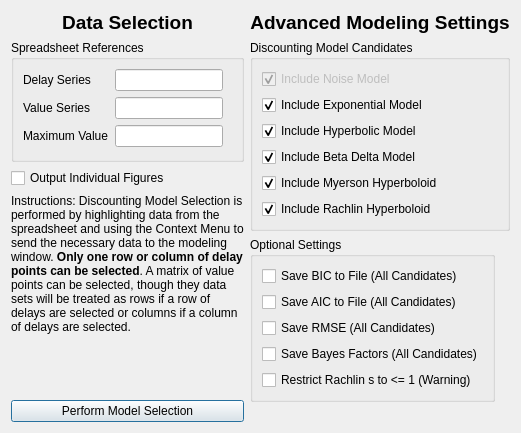
<?xml version="1.0" encoding="UTF-8"?>
<ui version="4.0">
 <class>ModelSelectionDialog</class>
 <widget class="QDialog" name="ModelSelectionDialog">
  <property name="geometry">
   <rect>
    <x>0</x>
    <y>0</y>
    <width>622</width>
    <height>432</height>
   </rect>
  </property>
  <property name="windowTitle">
   <string>Modeling Window</string>
  </property>
  <layout class="QHBoxLayout" name="horizontalLayout_2">
   <property name="sizeConstraint">
    <enum>QLayout::SetFixedSize</enum>
   </property>
   <item>
    <layout class="QHBoxLayout" name="horizontalLayout">
     <item>
      <layout class="QVBoxLayout" name="verticalLayout_3">
       <property name="sizeConstraint">
        <enum>QLayout::SetDefaultConstraint</enum>
       </property>
       <property name="leftMargin">
        <number>0</number>
       </property>
       <property name="rightMargin">
        <number>0</number>
       </property>
       <item alignment="Qt::AlignTop">
        <widget class="QLabel" name="TitleBasicSettings">
         <property name="sizePolicy">
          <sizepolicy hsizetype="Minimum" vsizetype="Fixed">
           <horstretch>0</horstretch>
           <verstretch>0</verstretch>
          </sizepolicy>
         </property>
         <property name="text">
          <string>&lt;html&gt;&lt;head/&gt;&lt;body&gt;&lt;p&gt;&lt;span style=&quot; font-size:14pt; font-weight:600;&quot;&gt;Data Selection&lt;/span&gt;&lt;/p&gt;&lt;/body&gt;&lt;/html&gt;</string>
         </property>
         <property name="alignment">
          <set>Qt::AlignCenter</set>
         </property>
         <property name="margin">
          <number>5</number>
         </property>
        </widget>
       </item>
       <item>
        <widget class="QGroupBox" name="groupBox_2">
         <property name="sizePolicy">
          <sizepolicy hsizetype="Preferred" vsizetype="Fixed">
           <horstretch>0</horstretch>
           <verstretch>0</verstretch>
          </sizepolicy>
         </property>
         <property name="title">
          <string>Spreadsheet References</string>
         </property>
         <layout class="QFormLayout" name="formLayout_3">
          <property name="sizeConstraint">
           <enum>QLayout::SetMinAndMaxSize</enum>
          </property>
          <property name="fieldGrowthPolicy">
           <enum>QFormLayout::FieldsStayAtSizeHint</enum>
          </property>
          <property name="verticalSpacing">
           <number>6</number>
          </property>
          <property name="bottomMargin">
           <number>12</number>
          </property>
          <item row="0" column="0">
           <widget class="QLabel" name="labelDelay">
            <property name="text">
             <string>Delay Series</string>
            </property>
           </widget>
          </item>
          <item row="0" column="1">
           <widget class="QLineEdit" name="lineEditDelays">
            <property name="enabled">
             <bool>true</bool>
            </property>
            <property name="readOnly">
             <bool>true</bool>
            </property>
            <property name="clearButtonEnabled">
             <bool>false</bool>
            </property>
           </widget>
          </item>
          <item row="1" column="0">
           <widget class="QLabel" name="labelValue">
            <property name="text">
             <string>Value Series</string>
            </property>
           </widget>
          </item>
          <item row="1" column="1">
           <widget class="QLineEdit" name="lineEditValues">
            <property name="enabled">
             <bool>true</bool>
            </property>
            <property name="readOnly">
             <bool>true</bool>
            </property>
            <property name="clearButtonEnabled">
             <bool>false</bool>
            </property>
           </widget>
          </item>
          <item row="2" column="0">
           <widget class="QLabel" name="labelValue_2">
            <property name="text">
             <string>Maximum Value</string>
            </property>
           </widget>
          </item>
          <item row="2" column="1">
           <widget class="QLineEdit" name="lineEditMaxValue"/>
          </item>
         </layout>
        </widget>
       </item>
       <item>
        <widget class="QCheckBox" name="displayPlotFigures">
         <property name="enabled">
          <bool>true</bool>
         </property>
         <property name="sizePolicy">
          <sizepolicy hsizetype="Minimum" vsizetype="Preferred">
           <horstretch>0</horstretch>
           <verstretch>0</verstretch>
          </sizepolicy>
         </property>
         <property name="text">
          <string>Output Individual Figures</string>
         </property>
        </widget>
       </item>
       <item>
        <widget class="QLabel" name="label_6">
         <property name="sizePolicy">
          <sizepolicy hsizetype="Preferred" vsizetype="MinimumExpanding">
           <horstretch>0</horstretch>
           <verstretch>0</verstretch>
          </sizepolicy>
         </property>
         <property name="text">
          <string>&lt;html&gt;&lt;head/&gt;&lt;body&gt;&lt;p&gt;Instructions: Discounting Model Selection is performed by highlighting data from the spreadsheet and using the Context Menu to send the necessary data to the modeling window. &lt;span style=&quot; font-weight:600;&quot;&gt;Only one row or column of delay points can be selected&lt;/span&gt;. A matrix of value points can be selected, though they data sets will be treated as rows if a row of delays are selected or columns if a column of delays are selected. &lt;/p&gt;&lt;/body&gt;&lt;/html&gt;</string>
         </property>
         <property name="textFormat">
          <enum>Qt::RichText</enum>
         </property>
         <property name="alignment">
          <set>Qt::AlignLeading|Qt::AlignLeft|Qt::AlignTop</set>
         </property>
         <property name="wordWrap">
          <bool>true</bool>
         </property>
         <property name="margin">
          <number>0</number>
         </property>
        </widget>
       </item>
       <item>
        <widget class="QPushButton" name="pushButton">
         <property name="text">
          <string>Perform Model Selection</string>
         </property>
        </widget>
       </item>
      </layout>
     </item>
     <item>
      <layout class="QVBoxLayout" name="verticalLayout_6">
       <item>
        <widget class="QLabel" name="TitleAdvancedSettings">
         <property name="sizePolicy">
          <sizepolicy hsizetype="Preferred" vsizetype="Maximum">
           <horstretch>0</horstretch>
           <verstretch>0</verstretch>
          </sizepolicy>
         </property>
         <property name="lineWidth">
          <number>1</number>
         </property>
         <property name="text">
          <string>&lt;html&gt;&lt;head/&gt;&lt;body&gt;&lt;p&gt;&lt;span style=&quot; font-size:14pt; font-weight:600;&quot;&gt;Advanced Modeling Settings&lt;/span&gt;&lt;/p&gt;&lt;/body&gt;&lt;/html&gt;</string>
         </property>
         <property name="alignment">
          <set>Qt::AlignCenter</set>
         </property>
         <property name="margin">
          <number>5</number>
         </property>
        </widget>
       </item>
       <item>
        <widget class="QGroupBox" name="groupBox">
         <property name="sizePolicy">
          <sizepolicy hsizetype="Minimum" vsizetype="Fixed">
           <horstretch>0</horstretch>
           <verstretch>0</verstretch>
          </sizepolicy>
         </property>
         <property name="title">
          <string>Discounting Model Candidates</string>
         </property>
         <layout class="QVBoxLayout" name="verticalLayout">
          <item>
           <widget class="QCheckBox" name="checkBoxNoise">
            <property name="enabled">
             <bool>false</bool>
            </property>
            <property name="text">
             <string>Include Noise Model</string>
            </property>
            <property name="checked">
             <bool>true</bool>
            </property>
           </widget>
          </item>
          <item>
           <widget class="QCheckBox" name="checkBoxExponential">
            <property name="text">
             <string>Include Exponential Model</string>
            </property>
            <property name="checked">
             <bool>true</bool>
            </property>
           </widget>
          </item>
          <item>
           <widget class="QCheckBox" name="checkBoxHyperbolic">
            <property name="text">
             <string>Include Hyperbolic Model</string>
            </property>
            <property name="checked">
             <bool>true</bool>
            </property>
           </widget>
          </item>
          <item>
           <widget class="QCheckBox" name="checkBoxQuasiHyperbolic">
            <property name="text">
             <string>Include Beta Delta Model</string>
            </property>
            <property name="checked">
             <bool>true</bool>
            </property>
           </widget>
          </item>
          <item>
           <widget class="QCheckBox" name="checkBoxMyersonHyperboloid">
            <property name="text">
             <string>Include Myerson Hyperboloid</string>
            </property>
            <property name="checked">
             <bool>true</bool>
            </property>
           </widget>
          </item>
          <item>
           <widget class="QCheckBox" name="checkBoxRachlinHyperboloid">
            <property name="text">
             <string>Include Rachlin Hyperboloid</string>
            </property>
            <property name="checked">
             <bool>true</bool>
            </property>
           </widget>
          </item>
         </layout>
        </widget>
       </item>
       <item>
        <widget class="QGroupBox" name="groupBox_3">
         <property name="sizePolicy">
          <sizepolicy hsizetype="Minimum" vsizetype="Fixed">
           <horstretch>0</horstretch>
           <verstretch>0</verstretch>
          </sizepolicy>
         </property>
         <property name="title">
          <string>Optional Settings</string>
         </property>
         <layout class="QVBoxLayout" name="verticalLayout_2">
          <property name="sizeConstraint">
           <enum>QLayout::SetFixedSize</enum>
          </property>
          <item>
           <widget class="QCheckBox" name="checkBoxBIC">
            <property name="text">
             <string>Save BIC to File (All Candidates)</string>
            </property>
           </widget>
          </item>
          <item>
           <widget class="QCheckBox" name="checkBoxAIC">
            <property name="text">
             <string>Save AIC to File (All Candidates)</string>
            </property>
           </widget>
          </item>
          <item>
           <widget class="QCheckBox" name="checkBoxRMSE">
            <property name="text">
             <string>Save RMSE (All Candidates)</string>
            </property>
           </widget>
          </item>
          <item>
           <widget class="QCheckBox" name="checkBoxBF">
            <property name="text">
             <string>Save Bayes Factors (All Candidates)</string>
            </property>
           </widget>
          </item>
          <item>
           <widget class="QCheckBox" name="checkBoxRachlin">
            <property name="text">
             <string>Restrict Rachlin s to &lt;= 1 (Warning)</string>
            </property>
           </widget>
          </item>
         </layout>
        </widget>
       </item>
       <item>
        <widget class="QLabel" name="label">
         <property name="text">
          <string/>
         </property>
        </widget>
       </item>
      </layout>
     </item>
    </layout>
   </item>
  </layout>
 </widget>
 <resources/>
 <connections/>
</ui>
